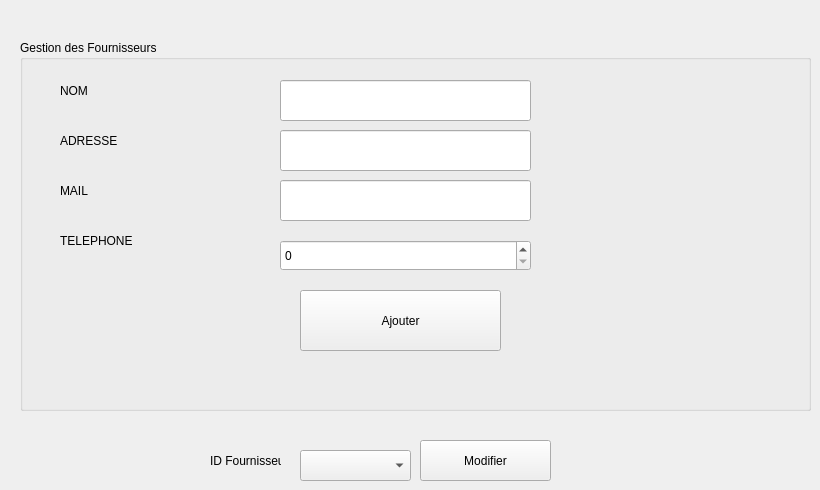
        <widget class="QWidget" name="tab_29">
         <attribute name="title">
          <string>Ajouter Un Fournisseur</string>
         </attribute>
         <widget class="QPushButton" name="F_UPDATE">
          <property name="geometry">
           <rect>
            <x>420</x>
            <y>440</y>
            <width>131</width>
            <height>41</height>
           </rect>
          </property>
          <property name="text">
           <string>Modifier</string>
          </property>
         </widget>
         <widget class="QLabel" name="label_271">
          <property name="geometry">
           <rect>
            <x>210</x>
            <y>450</y>
            <width>71</width>
            <height>21</height>
           </rect>
          </property>
          <property name="text">
           <string>ID Fournisseur</string>
          </property>
         </widget>
         <widget class="QGroupBox" name="groupBox_9">
          <property name="geometry">
           <rect>
            <x>20</x>
            <y>40</y>
            <width>791</width>
            <height>371</height>
           </rect>
          </property>
          <property name="title">
           <string>Gestion des Fournisseurs</string>
          </property>
          <widget class="QLabel" name="label_32">
           <property name="geometry">
            <rect>
             <x>40</x>
             <y>40</y>
             <width>111</width>
             <height>21</height>
            </rect>
           </property>
           <property name="text">
            <string>NOM</string>
           </property>
          </widget>
          <widget class="QLineEdit" name="F_NOM">
           <property name="geometry">
            <rect>
             <x>260</x>
             <y>40</y>
             <width>251</width>
             <height>41</height>
            </rect>
           </property>
          </widget>
          <widget class="QPushButton" name="F_ADD">
           <property name="geometry">
            <rect>
             <x>280</x>
             <y>250</y>
             <width>201</width>
             <height>61</height>
            </rect>
           </property>
           <property name="styleSheet">
            <string notr="true"/>
           </property>
           <property name="text">
            <string>Ajouter</string>
           </property>
          </widget>
          <widget class="QLineEdit" name="F_TEL">
           <property name="geometry">
            <rect>
             <x>260</x>
             <y>90</y>
             <width>251</width>
             <height>41</height>
            </rect>
           </property>
          </widget>
          <widget class="QLabel" name="label_951">
           <property name="geometry">
            <rect>
             <x>40</x>
             <y>90</y>
             <width>111</width>
             <height>21</height>
            </rect>
           </property>
           <property name="text">
            <string>ADRESSE</string>
           </property>
          </widget>
          <widget class="QLineEdit" name="F_ADRESSE">
           <property name="geometry">
            <rect>
             <x>260</x>
             <y>140</y>
             <width>251</width>
             <height>41</height>
            </rect>
           </property>
          </widget>
          <widget class="QLabel" name="label_116">
           <property name="geometry">
            <rect>
             <x>40</x>
             <y>140</y>
             <width>111</width>
             <height>21</height>
            </rect>
           </property>
           <property name="text">
            <string>MAIL</string>
           </property>
          </widget>
          <widget class="QLabel" name="label_117">
           <property name="geometry">
            <rect>
             <x>40</x>
             <y>190</y>
             <width>111</width>
             <height>21</height>
            </rect>
           </property>
           <property name="text">
            <string>TELEPHONE</string>
           </property>
          </widget>
          <widget class="QSpinBox" name="F_MAIL">
           <property name="geometry">
            <rect>
             <x>260</x>
             <y>200</y>
             <width>251</width>
             <height>31</height>
            </rect>
           </property>
           <property name="maximum">
            <number>99999999</number>
           </property>
          </widget>
         </widget>
         <widget class="QComboBox" name="comboF">
          <property name="geometry">
           <rect>
            <x>300</x>
            <y>450</y>
            <width>111</width>
            <height>31</height>
           </rect>
          </property>
         </widget>
        </widget>
